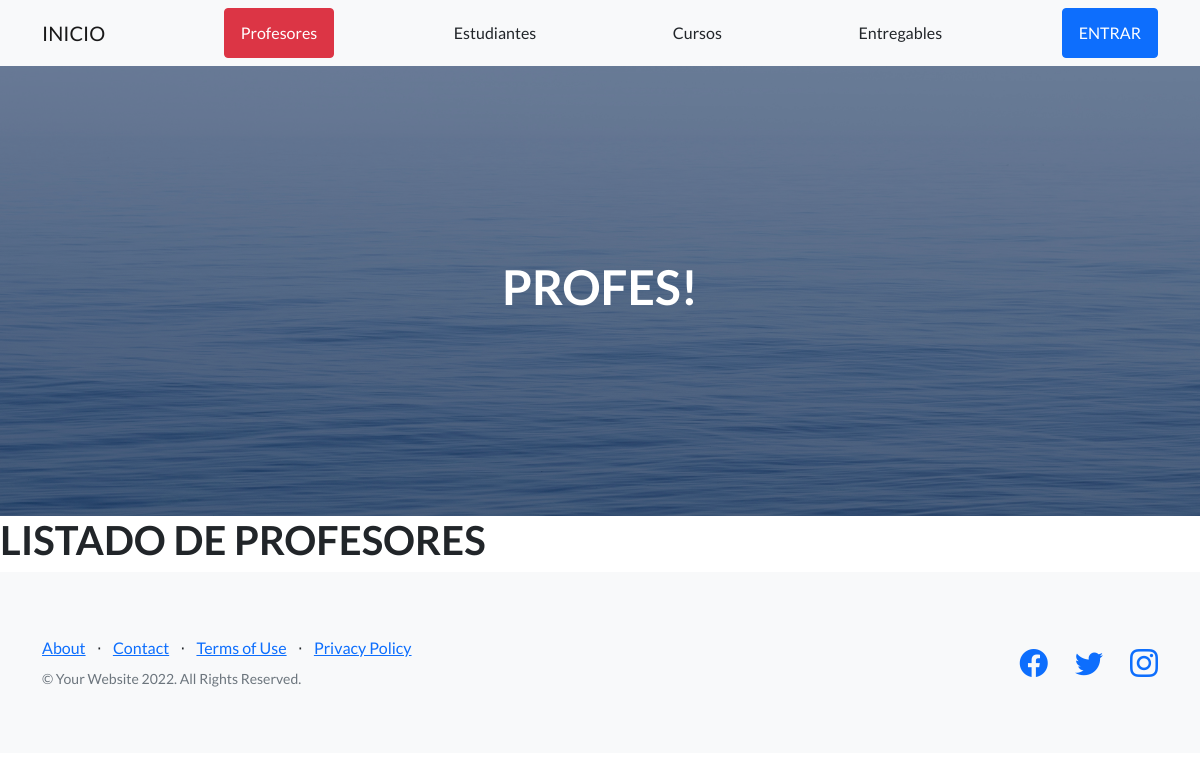
The page /AppAfter/profesores/ on the database as committed earlier.
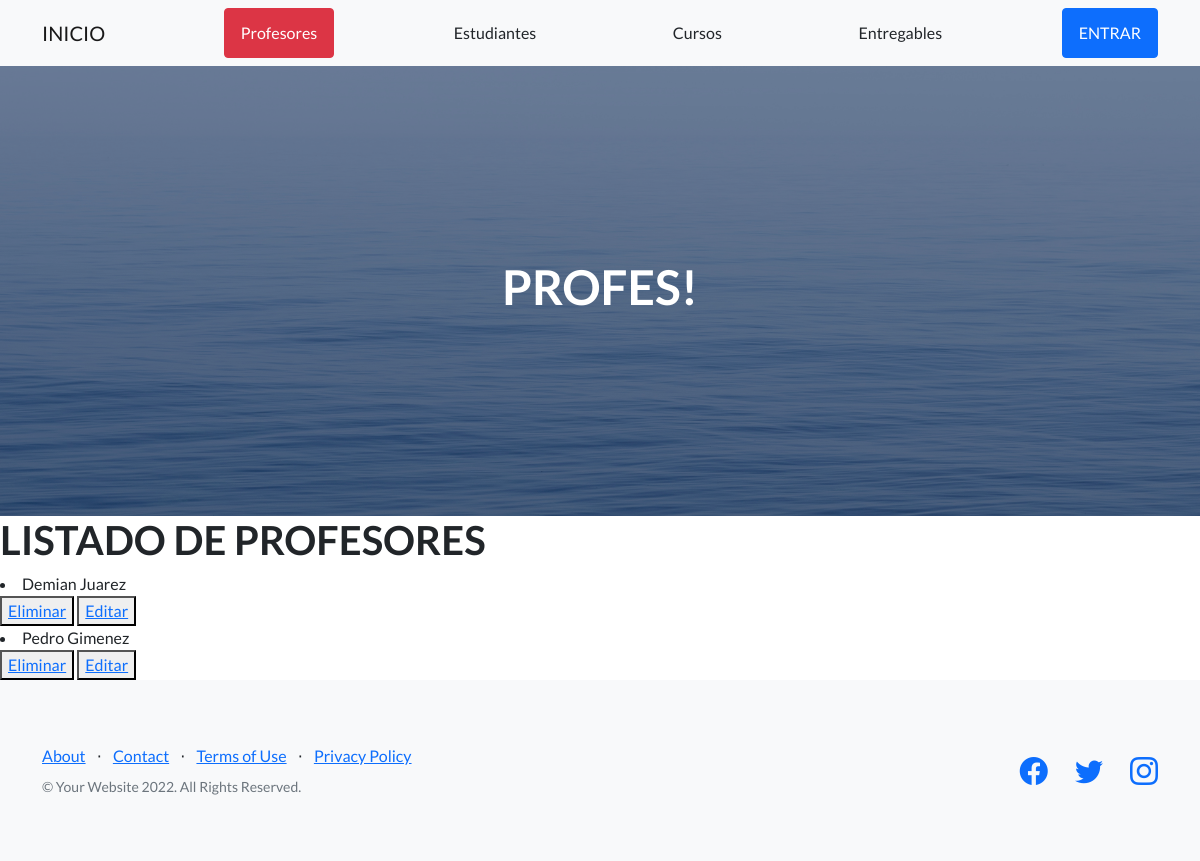
The same page on the database as committed later.
### AppAfter/models.py (models this page shows)
class Profesor(models.Model):
    nombre=models.CharField(max_length=50)
    apellido=models.CharField(max_length=50)
    email=models.EmailField()
    profesion=models.CharField(max_length=50)
    def __str__(self):
     return self.nombre + " " + str(self.apellido)

### AppAfter/views.py (the view)
# urls.py: path('profesores/', leerProfes, name= "profesores"),
def leerProfes(request):
    profesores=Profesor.objects.all()
    contexto={'profesores': profesores}
    return render(request, "AppAfter/profesores.html", contexto )

### AppAfter/templates/AppAfter/profesores.html
{% extends "AppAfter/padre.html" %}
{% load static %}
{% block contenidoQueCambia %}
<h1>LISTADO DE PROFESORES</h1>
{% for profesor in profesores %}
<li>{{ profesor }}</li>
<button>
    <a href="{% url 'eliminarProfesor' profesor.nombre %}">Eliminar</a>
</button>
<button>
    <a href="{% url 'editarProfesor' profesor.nombre %}">Editar</a>
</button>
{% endfor %}
{% endblock %}
{% block titulo %}
    <h1>PROFES!</h1>
{% endblock %}

### AppAfter/templates/AppAfter/padre.html (shortened to what this page needs)
<!DOCTYPE html>
<html lang="en">
    <head>
        {% load static %}
        <link href="https://cdn.jsdelivr.net/npm/bootstrap-icons@1.5.0/font/bootstrap-icons.css" rel="stylesheet" type="text/css" />
        <link href="{% static 'AppAfter/css/styles.css' %}" rel="stylesheet" />
    </head>
    <body>
        <nav class="navbar navbar-light bg-light static-top">
            <div class="container">
                <a class="navbar-brand" href="{% url 'inicio' %}">INICIO</a>
                <a class="btn btn-danger" href="{% url 'profesores' %}">Profesores</a>
                <a class="btn " href="{% url 'estudiante_listar' %}">Estudiantes</a>
                <a class="btn " href="{% url 'cursos' %}">Cursos</a>
                <a class="btn " href="{% url 'entregables' %}">Entregables</a>
                {% if not request.user.is_authenticated %}
                <a class="btn btn-primary" href="{% url 'login' %}">ENTRAR</a>
                {% else %}
                <p>Hola {{user}}</p>
                <a class="btn btn-primary" href="{% url 'logout' %}">SALIR</a>
                {% endif %}
            </div>
        </nav>
        <header class="masthead">
            <div class="container position-relative">
                <div class="row justify-content-center">
                    <div class="col-xl-6">
                        <div class="text-center text-white">
                            {% block titulo %}
                            {% endblock %}
                        </div>
                    </div>
                </div>
            </div>
        </header>
        {% block contenidoQueCambia %}
        {% endblock %}
        <footer class="footer bg-light">
            <div class="container">
                <div class="row">
                    <div class="col-lg-6 h-100 text-center text-lg-start my-auto">
                        <ul class="list-inline mb-2">
                            <li class="list-inline-item"><a href="#!">About</a></li>
                            <li class="list-inline-item">⋅</li>
                            <li class="list-inline-item"><a href="#!">Contact</a></li>
                            <li class="list-inline-item">⋅</li>
                            <li class="list-inline-item"><a href="#!">Terms of Use</a></li>
                            <li class="list-inline-item">⋅</li>
                            <li class="list-inline-item"><a href="#!">Privacy Policy</a></li>
                        </ul>
                        <p class="text-muted small mb-4 mb-lg-0">&copy; Your Website 2022. All Rights Reserved.</p>
                    </div>
                    <div class="col-lg-6 h-100 text-center text-lg-end my-auto">
                        <ul class="list-inline mb-0">
                            <li class="list-inline-item me-4">
                                <a href="#!"><i class="bi-facebook fs-3"></i></a>
                            </li>
                            <li class="list-inline-item me-4">
                                <a href="#!"><i class="bi-twitter fs-3"></i></a>
                            </li>
                            <li class="list-inline-item">
                                <a href="#!"><i class="bi-instagram fs-3"></i></a>
                            </li>
                        </ul>
                    </div>
                </div>
            </div>
        </footer>
    </body>
</html>

Rows that differ between the two databases and show on the page:
added Profesor: nombre+apellido "Demian Juarez"
added Profesor: nombre+apellido "Pedro Gimenez"
